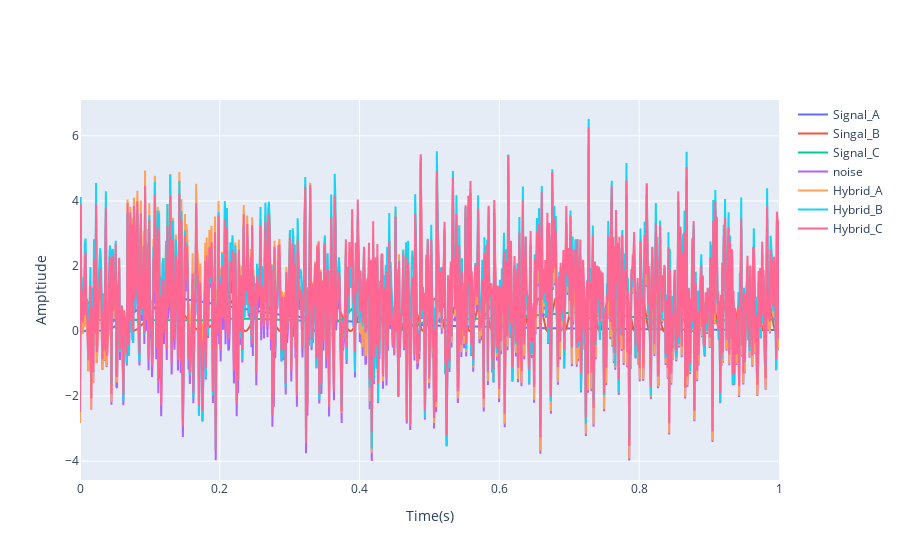

Here is the notebook cell this chart was saved with:
### Markdown cell above
### Display Original Signal

### Code cell
fig = go.Figure()
N = 1000

# len, mu, sig
noise_1 = random_generator(N, 0.5,1.5)
noise_2 = random_generator(N, 3,1)

x_axis = np.linspace(0 , 1, N)

fig.add_traces(go.Scatter( 
                        x = x_axis, y = signal_A, mode='lines', name= 'Signal_A'))
fig.add_traces(go.Scatter(
                        x = x_axis, y = signal_B, mode='lines', name= 'Singal_B'))
fig.add_traces(go.Scatter( 
                        x = x_axis, y = signal_C, mode='lines', name= 'Signal_C'))
fig.add_traces(go.Scatter(
                        x = x_axis, y = noise_1, mode='lines', name = 'noise'))
fig.add_traces(go.Scatter(
                        x = x_axis, y = signal_A + noise_1, mode='lines', name = 'Hybrid_A'))
fig.add_traces(go.Scatter(
                        x = x_axis, y = signal_B + noise_1, mode='lines', name = 'Hybrid_B'))
fig.add_traces(go.Scatter(
                        x = x_axis, y = signal_C + noise_1, mode='lines', name = 'Hybrid_C'))
fig.update_layout(
    xaxis_title = 'Time(s)',
    yaxis_title = 'Ampltiude',
)

### Figure 1 — Plotly figure (JSON) as saved in the notebook; plotly's stock layout.template omitted (floating-point values rounded to 4 significant figures; data arrays with more than 128 entries replaced by an {"elided": "..."} marker saying what was removed)
{"data": [{"mode": "lines", "name": "Signal_A", "type": "scatter", "x": {"elided": "1000 float values"}, "y": {"elided": "1000 float values"}}, {"mode": "lines", "name": "Singal_B", "type": "scatter", "x": {"elided": "1000 float values"}, "y": {"elided": "1000 float values"}}, {"mode": "lines", "name": "Signal_C", "type": "scatter", "x": {"elided": "1000 float values"}, "y": {"elided": "1000 float values"}}, {"mode": "lines", "name": "noise", "type": "scatter", "x": {"elided": "1000 float values"}, "y": {"elided": "1000 float values"}}, {"mode": "lines", "name": "Hybrid_A", "type": "scatter", "x": {"elided": "1000 float values"}, "y": {"elided": "1000 float values"}}, {"mode": "lines", "name": "Hybrid_B", "type": "scatter", "x": {"elided": "1000 float values"}, "y": {"elided": "1000 float values"}}, {"mode": "lines", "name": "Hybrid_C", "type": "scatter", "x": {"elided": "1000 float values"}, "y": {"elided": "1000 float values"}}], "layout": {"xaxis": {"title": {"text": "Time(s)"}}, "yaxis": {"title": {"text": "Ampltiude"}}}}
